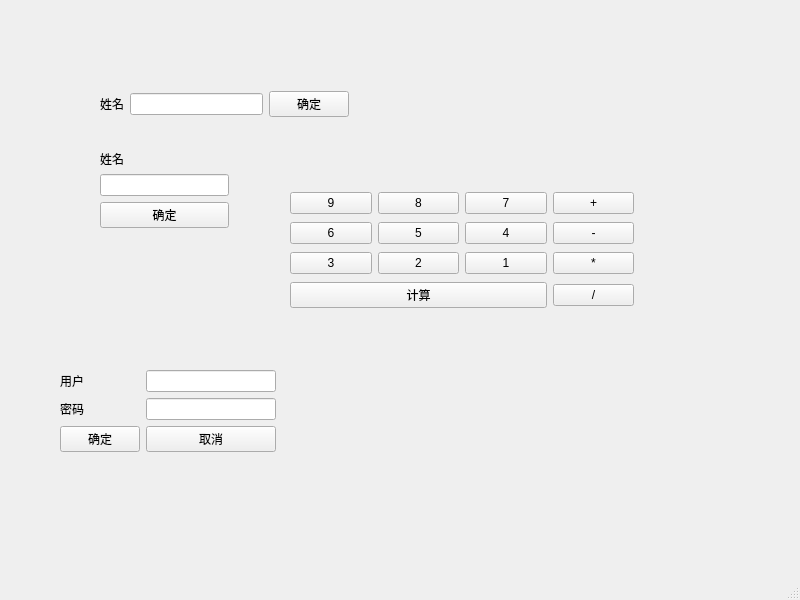
<?xml version="1.0" encoding="UTF-8"?>
<ui version="4.0">
 <class>MainWindow</class>
 <widget class="QMainWindow" name="MainWindow">
  <property name="geometry">
   <rect>
    <x>0</x>
    <y>0</y>
    <width>800</width>
    <height>600</height>
   </rect>
  </property>
  <property name="windowTitle">
   <string>MainWindow</string>
  </property>
  <widget class="QWidget" name="centralwidget">
   <widget class="QWidget" name="">
    <property name="geometry">
     <rect>
      <x>100</x>
      <y>90</y>
      <width>249</width>
      <height>28</height>
     </rect>
    </property>
    <layout class="QHBoxLayout" name="horizontalLayout">
     <item>
      <widget class="QLabel" name="label">
       <property name="text">
        <string>姓名</string>
       </property>
      </widget>
     </item>
     <item>
      <widget class="QLineEdit" name="lineEdit"/>
     </item>
     <item>
      <widget class="QPushButton" name="pushButton">
       <property name="text">
        <string>确定</string>
       </property>
      </widget>
     </item>
    </layout>
   </widget>
   <widget class="QWidget" name="">
    <property name="geometry">
     <rect>
      <x>100</x>
      <y>150</y>
      <width>129</width>
      <height>78</height>
     </rect>
    </property>
    <layout class="QVBoxLayout" name="verticalLayout">
     <item>
      <widget class="QLabel" name="label_2">
       <property name="text">
        <string>姓名</string>
       </property>
      </widget>
     </item>
     <item>
      <widget class="QLineEdit" name="lineEdit_2"/>
     </item>
     <item>
      <widget class="QPushButton" name="pushButton_2">
       <property name="text">
        <string>确定</string>
       </property>
      </widget>
     </item>
    </layout>
   </widget>
   <widget class="QWidget" name="">
    <property name="geometry">
     <rect>
      <x>290</x>
      <y>190</y>
      <width>344</width>
      <height>124</height>
     </rect>
    </property>
    <layout class="QGridLayout" name="gridLayout">
     <item row="0" column="2">
      <widget class="QPushButton" name="pushButton_5">
       <property name="text">
        <string>7</string>
       </property>
      </widget>
     </item>
     <item row="0" column="0">
      <widget class="QPushButton" name="pushButton_3">
       <property name="text">
        <string>9</string>
       </property>
      </widget>
     </item>
     <item row="2" column="3">
      <widget class="QPushButton" name="pushButton_10">
       <property name="text">
        <string>*</string>
       </property>
      </widget>
     </item>
     <item row="0" column="3">
      <widget class="QPushButton" name="pushButton_6">
       <property name="text">
        <string>+</string>
       </property>
      </widget>
     </item>
     <item row="3" column="3">
      <widget class="QPushButton" name="pushButton_12">
       <property name="text">
        <string>/</string>
       </property>
      </widget>
     </item>
     <item row="2" column="1">
      <widget class="QPushButton" name="pushButton_8">
       <property name="text">
        <string>2</string>
       </property>
      </widget>
     </item>
     <item row="0" column="1">
      <widget class="QPushButton" name="pushButton_4">
       <property name="text">
        <string>8</string>
       </property>
      </widget>
     </item>
     <item row="2" column="0">
      <widget class="QPushButton" name="pushButton_7">
       <property name="text">
        <string>3</string>
       </property>
      </widget>
     </item>
     <item row="2" column="2">
      <widget class="QPushButton" name="pushButton_9">
       <property name="text">
        <string>1</string>
       </property>
      </widget>
     </item>
     <item row="1" column="0">
      <widget class="QPushButton" name="pushButton_13">
       <property name="text">
        <string>6</string>
       </property>
      </widget>
     </item>
     <item row="1" column="1">
      <widget class="QPushButton" name="pushButton_14">
       <property name="text">
        <string>5</string>
       </property>
      </widget>
     </item>
     <item row="1" column="2">
      <widget class="QPushButton" name="pushButton_15">
       <property name="text">
        <string>4</string>
       </property>
      </widget>
     </item>
     <item row="1" column="3">
      <widget class="QPushButton" name="pushButton_16">
       <property name="text">
        <string>-</string>
       </property>
      </widget>
     </item>
     <item row="3" column="0" colspan="3">
      <widget class="QPushButton" name="pushButton_11">
       <property name="text">
        <string>计算</string>
       </property>
      </widget>
     </item>
    </layout>
   </widget>
   <widget class="QWidget" name="">
    <property name="geometry">
     <rect>
      <x>60</x>
      <y>370</y>
      <width>216</width>
      <height>84</height>
     </rect>
    </property>
    <layout class="QFormLayout" name="formLayout">
     <item row="0" column="0">
      <widget class="QLabel" name="label_3">
       <property name="text">
        <string>用户</string>
       </property>
      </widget>
     </item>
     <item row="0" column="1">
      <widget class="QLineEdit" name="lineEdit_3"/>
     </item>
     <item row="1" column="0">
      <widget class="QLabel" name="label_4">
       <property name="text">
        <string>密码</string>
       </property>
      </widget>
     </item>
     <item row="1" column="1">
      <widget class="QLineEdit" name="lineEdit_4"/>
     </item>
     <item row="2" column="0">
      <widget class="QPushButton" name="pushButton_17">
       <property name="text">
        <string>确定</string>
       </property>
      </widget>
     </item>
     <item row="2" column="1">
      <widget class="QPushButton" name="pushButton_18">
       <property name="text">
        <string>取消</string>
       </property>
      </widget>
     </item>
    </layout>
   </widget>
  </widget>
  <widget class="QMenuBar" name="menubar">
   <property name="geometry">
    <rect>
     <x>0</x>
     <y>0</y>
     <width>800</width>
     <height>21</height>
    </rect>
   </property>
  </widget>
  <widget class="QStatusBar" name="statusbar"/>
 </widget>
 <resources/>
 <connections/>
</ui>
